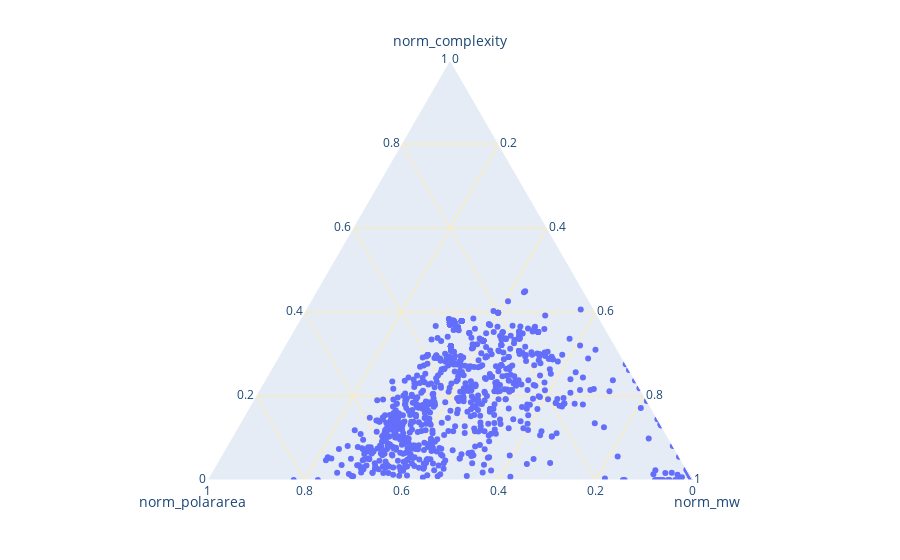

Notebook code for this chart:
### Code cell
import plotly.express as px 

df3 = [[norm_mw, norm_polararea, norm_complexity]]
fig = px.scatter_ternary(df3, 
                         a = norm_complexity.reshape(-1,), 
                         b = norm_polararea.reshape(-1,), 
                         c = norm_mw.reshape(-1,))
fig.update_ternaries(aaxis_color="#1D4776",baxis_color="#1D4776",caxis_color="#1D4776",
                     aaxis_gridcolor="#FFECB2",baxis_gridcolor="#FFECB2",caxis_gridcolor="#FFECB2",
                    aaxis_title="norm_complexity",baxis_title="norm_polararea",caxis_title="norm_mw")

fig.show()

#the relationship of complexity is likely to be stronger with low molecular weight and low polararea
#relationship for more complex molecules are not likely to be linear

### Figure 1 — Plotly figure (JSON) as saved in the notebook; plotly's stock layout.template omitted (floating-point values rounded to 4 significant figures; data arrays with more than 128 entries replaced by an {"elided": "..."} marker saying what was removed)
{"data": [{"a": {"elided": "952 float values"}, "b": {"elided": "952 float values"}, "c": {"elided": "952 float values"}, "hovertemplate": "a=%{a}<br>b=%{b}<br>c=%{c}<extra></extra>", "legendgroup": "", "marker": {"color": "#636efa", "symbol": "circle"}, "mode": "markers", "name": "", "showlegend": false, "subplot": "ternary", "type": "scatterternary"}], "layout": {"autosize": true, "legend": {"tracegroupgap": 0}, "margin": {"t": 60}, "ternary": {"aaxis": {"color": "#1D4776", "gridcolor": "#FFECB2", "title": {"text": "norm_complexity"}}, "baxis": {"color": "#1D4776", "gridcolor": "#FFECB2", "title": {"text": "norm_polararea"}}, "caxis": {"color": "#1D4776", "gridcolor": "#FFECB2", "title": {"text": "norm_mw"}}, "domain": {"x": [0, 1], "y": [0, 1]}}}}
